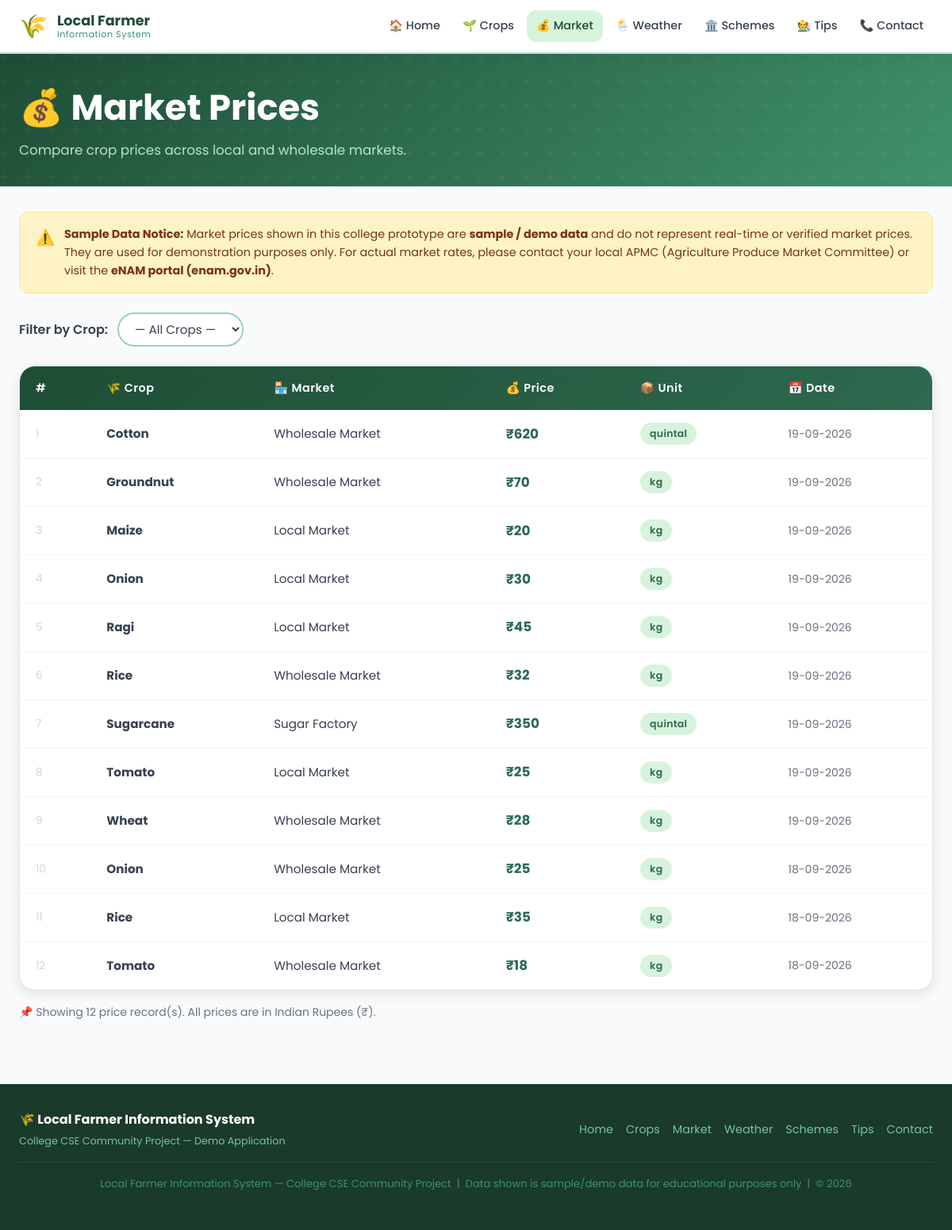
/market, run on the app's committed database.
### tables this page shows
CREATE TABLE market_prices (
            id      INTEGER PRIMARY KEY AUTOINCREMENT,
            crop    TEXT NOT NULL,
            market  TEXT,
            price   REAL,
            unit    TEXT,
            date    TEXT
        );

### app.py (the view)
@app.route('/market')
def market():
    filter_crop = request.args.get('crop', '').strip()
    conn = get_db()
    if filter_crop:
        prices = conn.execute(
            "SELECT * FROM market_prices WHERE crop LIKE ? ORDER BY date DESC",
            (f'%{filter_crop}%',)
        ).fetchall()
    else:
        prices = conn.execute(
            "SELECT * FROM market_prices ORDER BY date DESC, crop"
        ).fetchall()
    all_crops = conn.execute(
        "SELECT DISTINCT crop FROM market_prices ORDER BY crop"
    ).fetchall()
    conn.close()
    return render_template('market.html', prices=prices, all_crops=all_crops, filter_crop=filter_crop)

### app.py (called while the page is built)
def get_db():
    conn = sqlite3.connect(DATABASE)
    conn.row_factory = sqlite3.Row   # Rows behave like dictionaries
    return conn

### templates/market.html (shortened to what this page needs)
{% extends "base.html" %}
{% block content %}
<div class="page-header">
    <div class="container">
        <h1>💰 Market Prices</h1>
        <p>Compare crop prices across local and wholesale markets.</p>
    </div>
</div>
<div class="page-content" style="padding-top: 0;">
    <div class="container">
        <div class="alert alert-warning">
            <span class="alert-icon">⚠️</span>
            <div>
                <strong>Sample Data Notice:</strong>
                Market prices shown in this college prototype are
                <strong>sample / demo data</strong> and do not represent real-time or
                verified market prices. They are used for demonstration purposes only.
                For actual market rates, please contact your local APMC
                (Agriculture Produce Market Committee) or visit the
                <strong>eNAM portal (enam.gov.in)</strong>.
            </div>
        </div>
        <div class="filter-bar">
            <label for="market-filter-select" style="font-weight: 600; color: var(--gray-700);">
                Filter by Crop:
            </label>
            <form method="get" action="{{ url_for('market') }}" id="market-filter-form"
                  style="display: flex; gap: 0.75rem; flex-wrap: wrap; align-items: center;">
                <select name="crop" id="market-filter-select"
                        aria-label="Filter market prices by crop"
                        onchange="this.form.submit()">
                    <option value="">— All Crops —</option>
                </select>
            </form>
        </div>
        {% if prices %}
        <div class="table-wrapper">
            <table aria-label="Market price data table">
                <thead>
                    <tr>
                        <th>#</th>
                        <th>🌾 Crop</th>
                        <th>🏪 Market</th>
                        <th>💰 Price</th>
                        <th>📦 Unit</th>
                        <th>📅 Date</th>
                    </tr>
                </thead>
                <tbody id="market-table-body">
                    {% for row in prices %}
                    <tr>
                        <td style="color: var(--gray-300); font-size: 0.85rem;">{{ loop.index }}</td>
                        <td data-crop="{{ row.crop }}">
                            <strong>{{ row.crop }}</strong>
                        </td>
                        <td>{{ row.market }}</td>
                        <td class="price-cell">
                            ₹{{ "%.0f"|format(row.price) }}
                        </td>
                        <td>
                            <span class="badge badge-green">{{ row.unit }}</span>
                        </td>
                        <td class="text-muted text-small">{{ row.date }}</td>
                    </tr>
                    {% endfor %}
                </tbody>
            </table>
        </div>
        <p class="text-muted text-small" style="margin-top: var(--space-4);">
            📌 Showing {{ prices|length }} price record(s). All prices are in Indian Rupees (₹).
        </p>
        {% endif %}
    </div>
</div>
{% endblock %}

### static/style.css (style rules this page uses)
:root { --green-900: #1a3a2a; --green-800: #1e4d35; --green-700: #2d6a4f; --green-600: #40916c; --green-500: #52b788; --green-400: #74c69d; --green-300: #95d5b2; --green-200: #b7e4c7; --green-100: #d8f3dc; --green-50: #f0faf4; --amber: #f59e0b; --amber-light: #fef3c7; --sky: #0ea5e9; --sky-light: #e0f2fe; --red: #ef4444; --red-light: #fee2e2; --white: #ffffff; --gray-50: #f9fafb; --gray-100: #f3f4f6; --gray-200: #e5e7eb; --gray-300: #d1d5db; --gray-500: #6b7280; --gray-700: #374151; --gray-900: #111827; --font-primary: 'Poppins', 'Segoe UI', sans-serif; --font-size-base: 1rem; --line-height: 1.6; --space-1: 0.25rem; --space-2: 0.5rem; --space-3: 0.75rem; --space-4: 1rem; --space-5: 1.25rem; --space-6: 1.5rem; --space-8: 2rem; --space-10: 2.5rem; --space-12: 3rem; --space-16: 4rem; --radius-sm: 6px; --radius: 12px; --radius-lg: 20px; --radius-xl: 30px; --radius-full: 9999px; --shadow-sm: 0 1px 3px rgba(0,0,0,0.08), 0 1px 2px rgba(0,0,0,0.06); --shadow: 0 4px 16px rgba(0,0,0,0.10); --shadow-lg: 0 10px 40px rgba(0,0,0,0.14); --shadow-green: 0 4px 20px rgba(82,183,136,0.25); --transition: all 0.25s ease; --transition-slow: all 0.4s ease; --nav-height: 68px; }
*, *::before, *::after { box-sizing: border-box; margin: 0; padding: 0; }
html { scroll-behavior: smooth; font-size: 16px; }
body { font-family: var(--font-primary); font-size: var(--font-size-base); line-height: var(--line-height); color: var(--gray-700); background-color: var(--gray-50); min-height: 100vh; display: flex; flex-direction: column; }
h1, h2, h3, h4, h5, h6 { color: var(--gray-900); font-weight: 700; line-height: 1.25; margin-bottom: var(--space-3); }
h1 { font-size: clamp(1.8rem, 5vw, 2.8rem); }
p { margin-bottom: var(--space-4); }
.text-muted { color: var(--gray-500); }
.text-small { font-size: 0.875rem; }
.container { width: 100%; max-width: 1200px; margin: 0 auto; padding: 0 var(--space-6); }
.page-content { flex: 1; padding: var(--space-10) 0 var(--space-16); }
.page-header { background: linear-gradient(135deg, var(--green-800) 0%, var(--green-600) 100%); color: var(--white); padding: var(--space-10) 0 var(--space-8); margin-bottom: var(--space-8); position: relative; overflow: hidden; }
.page-header::before { content: ''; position: absolute; inset: 0; }
.page-header h1, .page-header p { color: var(--white); position: relative; }
.page-header p { color: var(--green-200); font-size: 1.05rem; margin-bottom: 0; }
.filter-bar { display: flex; flex-wrap: wrap; gap: var(--space-3); margin-bottom: var(--space-6); align-items: center; }
.filter-bar select { padding: var(--space-2) var(--space-4); border: 2px solid var(--green-300); border-radius: var(--radius-full); font-family: var(--font-primary); font-size: 0.95rem; color: var(--gray-700); background: var(--white); outline: none; cursor: pointer; transition: var(--transition); }
.table-wrapper { background: var(--white); border-radius: var(--radius-lg); box-shadow: var(--shadow); overflow: hidden; border: 1px solid var(--gray-200); }
table { width: 100%; border-collapse: collapse; }
thead { background: linear-gradient(135deg, var(--green-800), var(--green-700)); color: var(--white); }
thead th { padding: var(--space-4) var(--space-5); text-align: left; font-size: 0.9rem; font-weight: 600; letter-spacing: 0.5px; white-space: nowrap; }
tbody tr { border-bottom: 1px solid var(--gray-100); transition: var(--transition); }
tbody tr:last-child { border-bottom: none; }
tbody td { padding: var(--space-4) var(--space-5); font-size: 0.95rem; color: var(--gray-700); }
.price-cell { font-weight: 700; color: var(--green-700); font-size: 1.05rem; }
.badge { display: inline-flex; align-items: center; padding: var(--space-1) var(--space-3); border-radius: var(--radius-full); font-size: 0.78rem; font-weight: 600; letter-spacing: 0.3px; }
.badge-green { background: var(--green-100); color: var(--green-700); }
.alert { display: flex; align-items: flex-start; gap: var(--space-3); padding: var(--space-4) var(--space-5); border-radius: var(--radius); font-size: 0.9rem; line-height: 1.6; margin-bottom: var(--space-6); }
.alert-icon { font-size: 1.2rem; flex-shrink: 0; margin-top: 1px; }
.alert-warning { background: var(--amber-light); color: #78350f; border: 1px solid #fde68a; }

### data on the page
market_prices: crop "Cotton", market "Wholesale Market", price "620", unit "quintal", date "19-09-2026"
market_prices: crop "Groundnut", market "Wholesale Market", price "70", unit "kg", date "19-09-2026"
market_prices: crop "Maize", market "Local Market", price "20", unit "kg", date "19-09-2026"
market_prices: crop "Onion", market "Local Market", price "30", unit "kg", date "19-09-2026"
market_prices: crop "Ragi", market "Local Market", price "45", unit "kg", date "19-09-2026"
market_prices: crop "Rice", market "Wholesale Market", price "32", unit "kg", date "19-09-2026"
market_prices: crop "Sugarcane", market "Sugar Factory", price "350", unit "quintal", date "19-09-2026"
market_prices: crop "Tomato", market "Local Market", price "25", unit "kg", date "19-09-2026"
market_prices: crop "Wheat", market "Wholesale Market", price "28", unit "kg", date "19-09-2026"
market_prices: crop "Onion", market "Wholesale Market", price "25", unit "kg", date "18-09-2026"
market_prices: crop "Rice", market "Local Market", price "35", unit "kg", date "18-09-2026"
market_prices: crop "Tomato", market "Wholesale Market", price "18", unit "kg", date "18-09-2026"

### other printed values
{{ prices|length }} "12"
